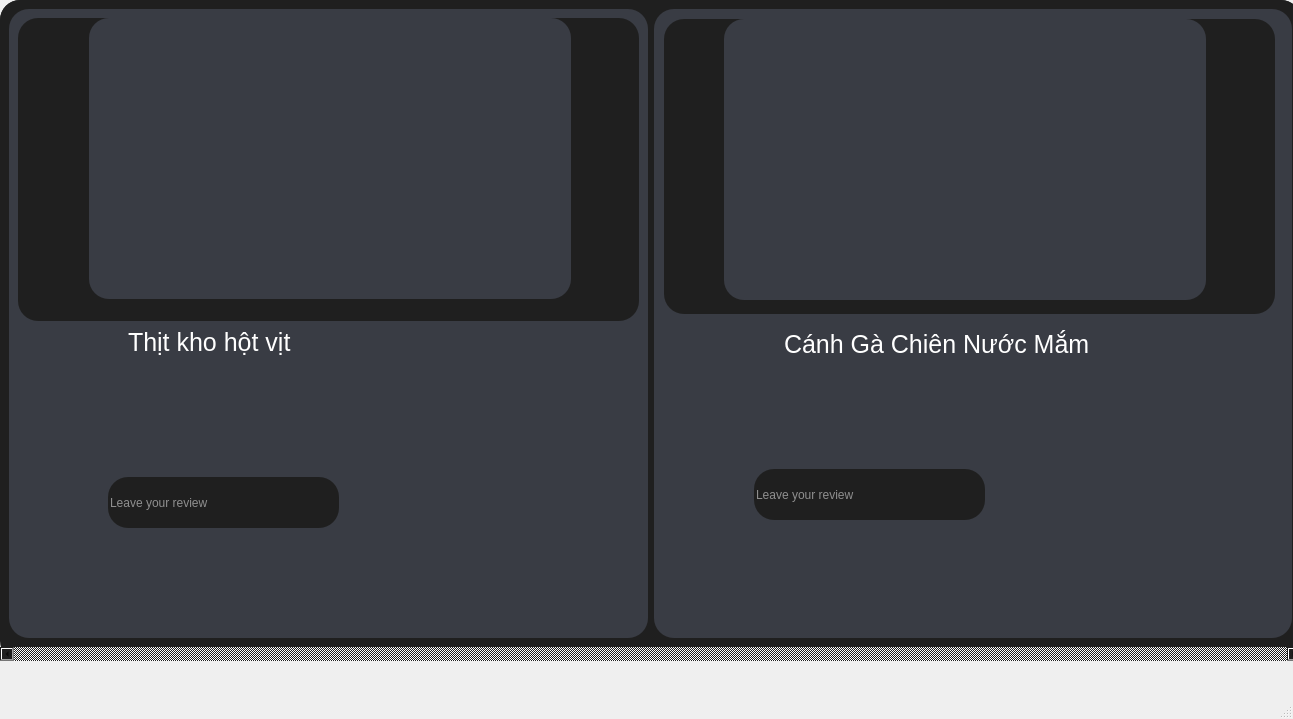
<?xml version="1.0" encoding="UTF-8"?>
<ui version="4.0">
 <class>MainWindow</class>
 <widget class="QMainWindow" name="MainWindow">
  <property name="geometry">
   <rect>
    <x>0</x>
    <y>0</y>
    <width>1293</width>
    <height>719</height>
   </rect>
  </property>
  <property name="windowTitle">
   <string>MainWindow</string>
  </property>
  <widget class="QWidget" name="centralwidget">
   <widget class="QScrollArea" name="scrollArea">
    <property name="geometry">
     <rect>
      <x>0</x>
      <y>0</y>
      <width>1301</width>
      <height>661</height>
     </rect>
    </property>
    <property name="minimumSize">
     <size>
      <width>731</width>
      <height>591</height>
     </size>
    </property>
    <property name="styleSheet">
     <string notr="true">border-radius:20px;background-color:rgb(31, 31, 31)</string>
    </property>
    <property name="verticalScrollBarPolicy">
     <enum>Qt::ScrollBarAlwaysOff</enum>
    </property>
    <property name="horizontalScrollBarPolicy">
     <enum>Qt::ScrollBarAlwaysOn</enum>
    </property>
    <property name="widgetResizable">
     <bool>true</bool>
    </property>
    <widget class="QWidget" name="scrollAreaWidgetContents">
     <property name="geometry">
      <rect>
       <x>0</x>
       <y>0</y>
       <width>1301</width>
       <height>640</height>
      </rect>
     </property>
     <layout class="QHBoxLayout" name="horizontalLayout_2">
      <item>
       <widget class="QWidget" name="widget" native="true">
        <property name="styleSheet">
         <string notr="true">background-color:  rgb(57, 60, 68)</string>
        </property>
        <layout class="QVBoxLayout" name="verticalLayout">
         <item>
          <widget class="QWidget" name="widget_3" native="true">
           <property name="styleSheet">
            <string notr="true">background-color:rgb(31, 31, 31)</string>
           </property>
           <widget class="QLabel" name="label">
            <property name="geometry">
             <rect>
              <x>71</x>
              <y>0</y>
              <width>482</width>
              <height>281</height>
             </rect>
            </property>
            <property name="minimumSize">
             <size>
              <width>482</width>
              <height>281</height>
             </size>
            </property>
            <property name="maximumSize">
             <size>
              <width>483</width>
              <height>292</height>
             </size>
            </property>
            <property name="styleSheet">
             <string notr="true">background-color:  rgb(57, 60, 68)</string>
            </property>
            <property name="text">
             <string/>
            </property>
            <property name="pixmap">
             <pixmap>../../../Pictures/Screenshots/Screenshot 2024-06-30 221921.png</pixmap>
            </property>
            <property name="scaledContents">
             <bool>true</bool>
            </property>
           </widget>
          </widget>
         </item>
         <item>
          <widget class="QWidget" name="widget_4" native="true">
           <property name="styleSheet">
            <string notr="true">background-color: rgb(57, 60, 68)</string>
           </property>
           <widget class="QLabel" name="label_10">
            <property name="geometry">
             <rect>
              <x>150</x>
              <y>80</y>
              <width>21</width>
              <height>21</height>
             </rect>
            </property>
            <property name="font">
             <font>
              <pointsize>19</pointsize>
             </font>
            </property>
            <property name="text">
             <string/>
            </property>
            <property name="pixmap">
             <pixmap>D:/download/star.png</pixmap>
            </property>
            <property name="scaledContents">
             <bool>true</bool>
            </property>
           </widget>
           <widget class="QLabel" name="label_11">
            <property name="geometry">
             <rect>
              <x>170</x>
              <y>80</y>
              <width>21</width>
              <height>21</height>
             </rect>
            </property>
            <property name="font">
             <font>
              <pointsize>19</pointsize>
             </font>
            </property>
            <property name="text">
             <string/>
            </property>
            <property name="pixmap">
             <pixmap>D:/download/star.png</pixmap>
            </property>
            <property name="scaledContents">
             <bool>true</bool>
            </property>
           </widget>
           <widget class="QLabel" name="label_12">
            <property name="geometry">
             <rect>
              <x>30</x>
              <y>150</y>
              <width>51</width>
              <height>61</height>
             </rect>
            </property>
            <property name="font">
             <font>
              <pointsize>19</pointsize>
             </font>
            </property>
            <property name="text">
             <string/>
            </property>
            <property name="pixmap">
             <pixmap>D:/download/comment.png</pixmap>
            </property>
            <property name="scaledContents">
             <bool>true</bool>
            </property>
           </widget>
           <widget class="QLabel" name="label_8">
            <property name="geometry">
             <rect>
              <x>110</x>
              <y>80</y>
              <width>21</width>
              <height>21</height>
             </rect>
            </property>
            <property name="font">
             <font>
              <pointsize>19</pointsize>
             </font>
            </property>
            <property name="text">
             <string/>
            </property>
            <property name="pixmap">
             <pixmap>D:/download/star.png</pixmap>
            </property>
            <property name="scaledContents">
             <bool>true</bool>
            </property>
           </widget>
           <widget class="QLabel" name="label_5">
            <property name="geometry">
             <rect>
              <x>90</x>
              <y>80</y>
              <width>21</width>
              <height>21</height>
             </rect>
            </property>
            <property name="font">
             <font>
              <pointsize>19</pointsize>
             </font>
            </property>
            <property name="text">
             <string/>
            </property>
            <property name="pixmap">
             <pixmap>D:/download/star.png</pixmap>
            </property>
            <property name="scaledContents">
             <bool>true</bool>
            </property>
           </widget>
           <widget class="QLineEdit" name="lineEdit_2">
            <property name="geometry">
             <rect>
              <x>90</x>
              <y>150</y>
              <width>231</width>
              <height>51</height>
             </rect>
            </property>
            <property name="font">
             <font>
              <pointsize>9</pointsize>
             </font>
            </property>
            <property name="styleSheet">
             <string notr="true">background-color:rgb(31, 31, 31);
color: rgb(255, 255, 255);</string>
            </property>
            <property name="placeholderText">
             <string>Leave your review</string>
            </property>
           </widget>
           <widget class="QLabel" name="label_6">
            <property name="geometry">
             <rect>
              <x>20</x>
              <y>60</y>
              <width>61</width>
              <height>51</height>
             </rect>
            </property>
            <property name="font">
             <font>
              <pointsize>19</pointsize>
             </font>
            </property>
            <property name="text">
             <string/>
            </property>
            <property name="pixmap">
             <pixmap>D:/download/like.png</pixmap>
            </property>
            <property name="scaledContents">
             <bool>true</bool>
            </property>
           </widget>
           <widget class="QLabel" name="label_9">
            <property name="geometry">
             <rect>
              <x>130</x>
              <y>80</y>
              <width>21</width>
              <height>21</height>
             </rect>
            </property>
            <property name="font">
             <font>
              <pointsize>19</pointsize>
             </font>
            </property>
            <property name="text">
             <string/>
            </property>
            <property name="pixmap">
             <pixmap>D:/download/star.png</pixmap>
            </property>
            <property name="scaledContents">
             <bool>true</bool>
            </property>
           </widget>
           <widget class="QLabel" name="label_4">
            <property name="geometry">
             <rect>
              <x>110</x>
              <y>0</y>
              <width>231</width>
              <height>31</height>
             </rect>
            </property>
            <property name="font">
             <font>
              <pointsize>19</pointsize>
             </font>
            </property>
            <property name="styleSheet">
             <string notr="true">color: rgb(255, 255, 255);</string>
            </property>
            <property name="text">
             <string>Thịt kho hột vịt</string>
            </property>
           </widget>
           <widget class="QPushButton" name="pushButton_recipe_Thitkho">
            <property name="geometry">
             <rect>
              <x>130</x>
              <y>220</y>
              <width>71</width>
              <height>61</height>
             </rect>
            </property>
            <property name="font">
             <font>
              <pointsize>12</pointsize>
             </font>
            </property>
            <property name="text">
             <string/>
            </property>
            <property name="icon">
             <iconset>
              <normaloff>D:/download/recipe-book.png</normaloff>D:/download/recipe-book.png</iconset>
            </property>
            <property name="iconSize">
             <size>
              <width>100</width>
              <height>60</height>
             </size>
            </property>
           </widget>
           <widget class="QPushButton" name="pushButton_book_thitkho">
            <property name="geometry">
             <rect>
              <x>220</x>
              <y>220</y>
              <width>71</width>
              <height>61</height>
             </rect>
            </property>
            <property name="font">
             <font>
              <pointsize>1</pointsize>
             </font>
            </property>
            <property name="text">
             <string/>
            </property>
            <property name="icon">
             <iconset>
              <normaloff>D:/download/book.png</normaloff>D:/download/book.png</iconset>
            </property>
            <property name="iconSize">
             <size>
              <width>100</width>
              <height>70</height>
             </size>
            </property>
           </widget>
          </widget>
         </item>
        </layout>
       </widget>
      </item>
      <item>
       <widget class="QWidget" name="widget_2" native="true">
        <property name="styleSheet">
         <string notr="true">background-color: rgb(57, 60, 68)</string>
        </property>
        <widget class="QWidget" name="widget_5" native="true">
         <property name="geometry">
          <rect>
           <x>10</x>
           <y>10</y>
           <width>611</width>
           <height>295</height>
          </rect>
         </property>
         <property name="styleSheet">
          <string notr="true">background-color:rgb(31, 31, 31)</string>
         </property>
         <widget class="QLabel" name="label_2">
          <property name="geometry">
           <rect>
            <x>60</x>
            <y>0</y>
            <width>482</width>
            <height>281</height>
           </rect>
          </property>
          <property name="minimumSize">
           <size>
            <width>482</width>
            <height>281</height>
           </size>
          </property>
          <property name="maximumSize">
           <size>
            <width>483</width>
            <height>292</height>
           </size>
          </property>
          <property name="styleSheet">
           <string notr="true">background-color:  rgb(57, 60, 68)</string>
          </property>
          <property name="text">
           <string/>
          </property>
          <property name="pixmap">
           <pixmap>../../../Pictures/Screenshots/Screenshot 2024-06-30 223013.png</pixmap>
          </property>
          <property name="scaledContents">
           <bool>true</bool>
          </property>
         </widget>
        </widget>
        <widget class="QLineEdit" name="lineEdit_3">
         <property name="geometry">
          <rect>
           <x>100</x>
           <y>460</y>
           <width>231</width>
           <height>51</height>
          </rect>
         </property>
         <property name="font">
          <font>
           <pointsize>9</pointsize>
          </font>
         </property>
         <property name="styleSheet">
          <string notr="true">background-color:rgb(31, 31, 31);
color: rgb(255, 255, 255);</string>
         </property>
         <property name="placeholderText">
          <string>Leave your review</string>
         </property>
        </widget>
        <widget class="QLabel" name="label_16">
         <property name="geometry">
          <rect>
           <x>120</x>
           <y>390</y>
           <width>21</width>
           <height>21</height>
          </rect>
         </property>
         <property name="font">
          <font>
           <pointsize>19</pointsize>
          </font>
         </property>
         <property name="text">
          <string/>
         </property>
         <property name="pixmap">
          <pixmap>D:/download/star.png</pixmap>
         </property>
         <property name="scaledContents">
          <bool>true</bool>
         </property>
        </widget>
        <widget class="QLabel" name="label_18">
         <property name="geometry">
          <rect>
           <x>140</x>
           <y>390</y>
           <width>21</width>
           <height>21</height>
          </rect>
         </property>
         <property name="font">
          <font>
           <pointsize>19</pointsize>
          </font>
         </property>
         <property name="text">
          <string/>
         </property>
         <property name="pixmap">
          <pixmap>D:/download/star.png</pixmap>
         </property>
         <property name="scaledContents">
          <bool>true</bool>
         </property>
        </widget>
        <widget class="QLabel" name="label_7">
         <property name="geometry">
          <rect>
           <x>100</x>
           <y>390</y>
           <width>21</width>
           <height>21</height>
          </rect>
         </property>
         <property name="font">
          <font>
           <pointsize>19</pointsize>
          </font>
         </property>
         <property name="text">
          <string/>
         </property>
         <property name="pixmap">
          <pixmap>D:/download/star.png</pixmap>
         </property>
         <property name="scaledContents">
          <bool>true</bool>
         </property>
        </widget>
        <widget class="QPushButton" name="pushButton_book_thitkho_2">
         <property name="geometry">
          <rect>
           <x>290</x>
           <y>530</y>
           <width>71</width>
           <height>61</height>
          </rect>
         </property>
         <property name="font">
          <font>
           <pointsize>1</pointsize>
          </font>
         </property>
         <property name="text">
          <string/>
         </property>
         <property name="icon">
          <iconset>
           <normaloff>D:/download/book.png</normaloff>D:/download/book.png</iconset>
         </property>
         <property name="iconSize">
          <size>
           <width>100</width>
           <height>70</height>
          </size>
         </property>
        </widget>
        <widget class="QLabel" name="label_17">
         <property name="geometry">
          <rect>
           <x>30</x>
           <y>370</y>
           <width>61</width>
           <height>51</height>
          </rect>
         </property>
         <property name="font">
          <font>
           <pointsize>19</pointsize>
          </font>
         </property>
         <property name="text">
          <string/>
         </property>
         <property name="pixmap">
          <pixmap>D:/download/like.png</pixmap>
         </property>
         <property name="scaledContents">
          <bool>true</bool>
         </property>
        </widget>
        <widget class="QPushButton" name="pushButton_recipe_Thitkho_2">
         <property name="geometry">
          <rect>
           <x>200</x>
           <y>530</y>
           <width>71</width>
           <height>61</height>
          </rect>
         </property>
         <property name="font">
          <font>
           <pointsize>12</pointsize>
          </font>
         </property>
         <property name="text">
          <string/>
         </property>
         <property name="icon">
          <iconset>
           <normaloff>D:/download/recipe-book.png</normaloff>D:/download/recipe-book.png</iconset>
         </property>
         <property name="iconSize">
          <size>
           <width>100</width>
           <height>60</height>
          </size>
         </property>
        </widget>
        <widget class="QLabel" name="label_15">
         <property name="geometry">
          <rect>
           <x>40</x>
           <y>460</y>
           <width>51</width>
           <height>61</height>
          </rect>
         </property>
         <property name="font">
          <font>
           <pointsize>19</pointsize>
          </font>
         </property>
         <property name="text">
          <string/>
         </property>
         <property name="pixmap">
          <pixmap>D:/download/comment.png</pixmap>
         </property>
         <property name="scaledContents">
          <bool>true</bool>
         </property>
        </widget>
        <widget class="QLabel" name="label_13">
         <property name="geometry">
          <rect>
           <x>160</x>
           <y>390</y>
           <width>21</width>
           <height>21</height>
          </rect>
         </property>
         <property name="font">
          <font>
           <pointsize>19</pointsize>
          </font>
         </property>
         <property name="text">
          <string/>
         </property>
         <property name="pixmap">
          <pixmap>D:/download/star.png</pixmap>
         </property>
         <property name="scaledContents">
          <bool>true</bool>
         </property>
        </widget>
        <widget class="QLabel" name="label_19">
         <property name="geometry">
          <rect>
           <x>130</x>
           <y>320</y>
           <width>401</width>
           <height>31</height>
          </rect>
         </property>
         <property name="font">
          <font>
           <pointsize>19</pointsize>
          </font>
         </property>
         <property name="styleSheet">
          <string notr="true">color: rgb(255, 255, 255);</string>
         </property>
         <property name="text">
          <string>Cánh Gà Chiên Nước Mắm</string>
         </property>
        </widget>
       </widget>
      </item>
     </layout>
    </widget>
   </widget>
  </widget>
  <widget class="QMenuBar" name="menubar">
   <property name="geometry">
    <rect>
     <x>0</x>
     <y>0</y>
     <width>1293</width>
     <height>26</height>
    </rect>
   </property>
  </widget>
  <widget class="QStatusBar" name="statusbar"/>
 </widget>
 <resources/>
 <connections/>
</ui>
